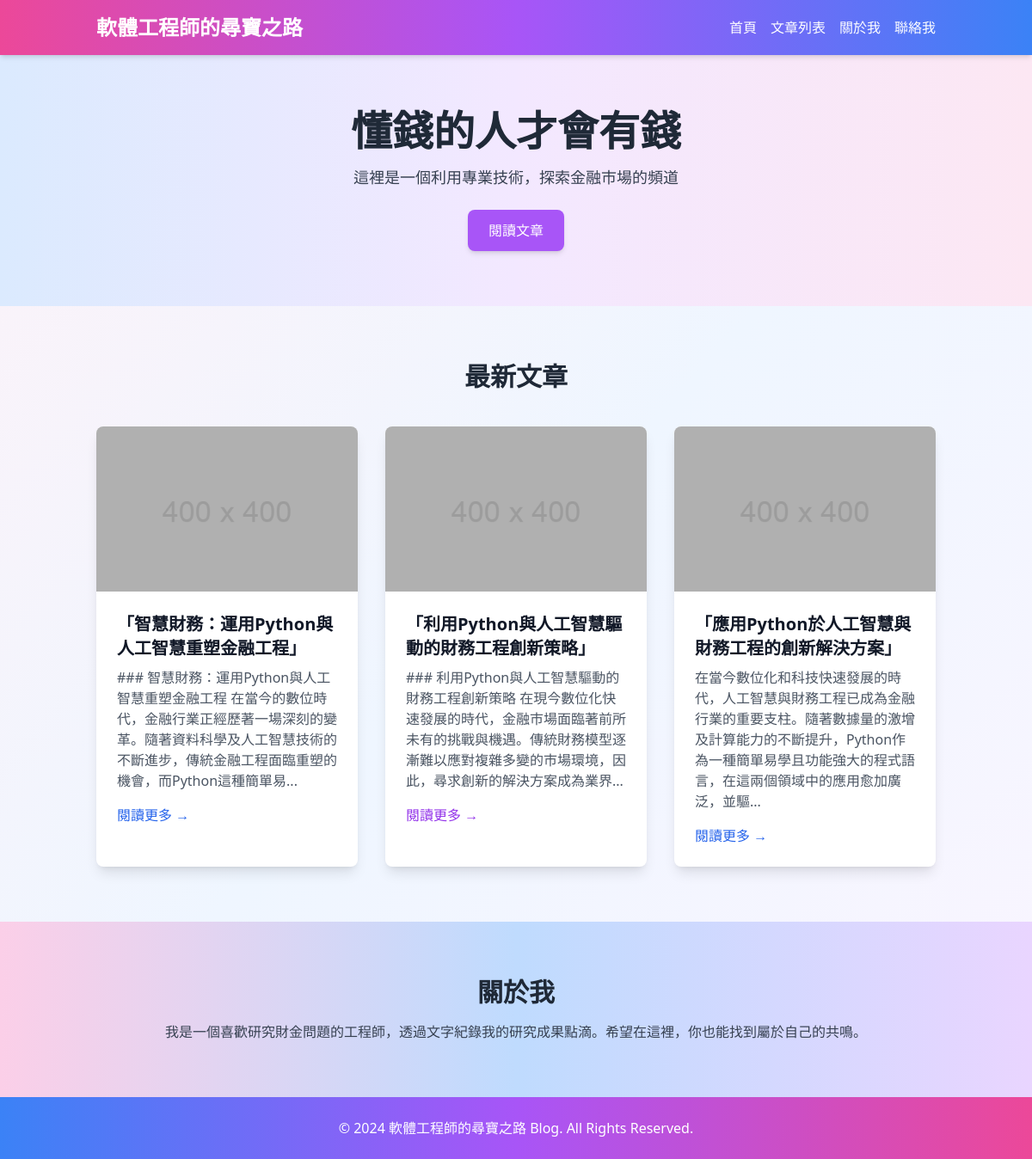
Before: / with the older database file.
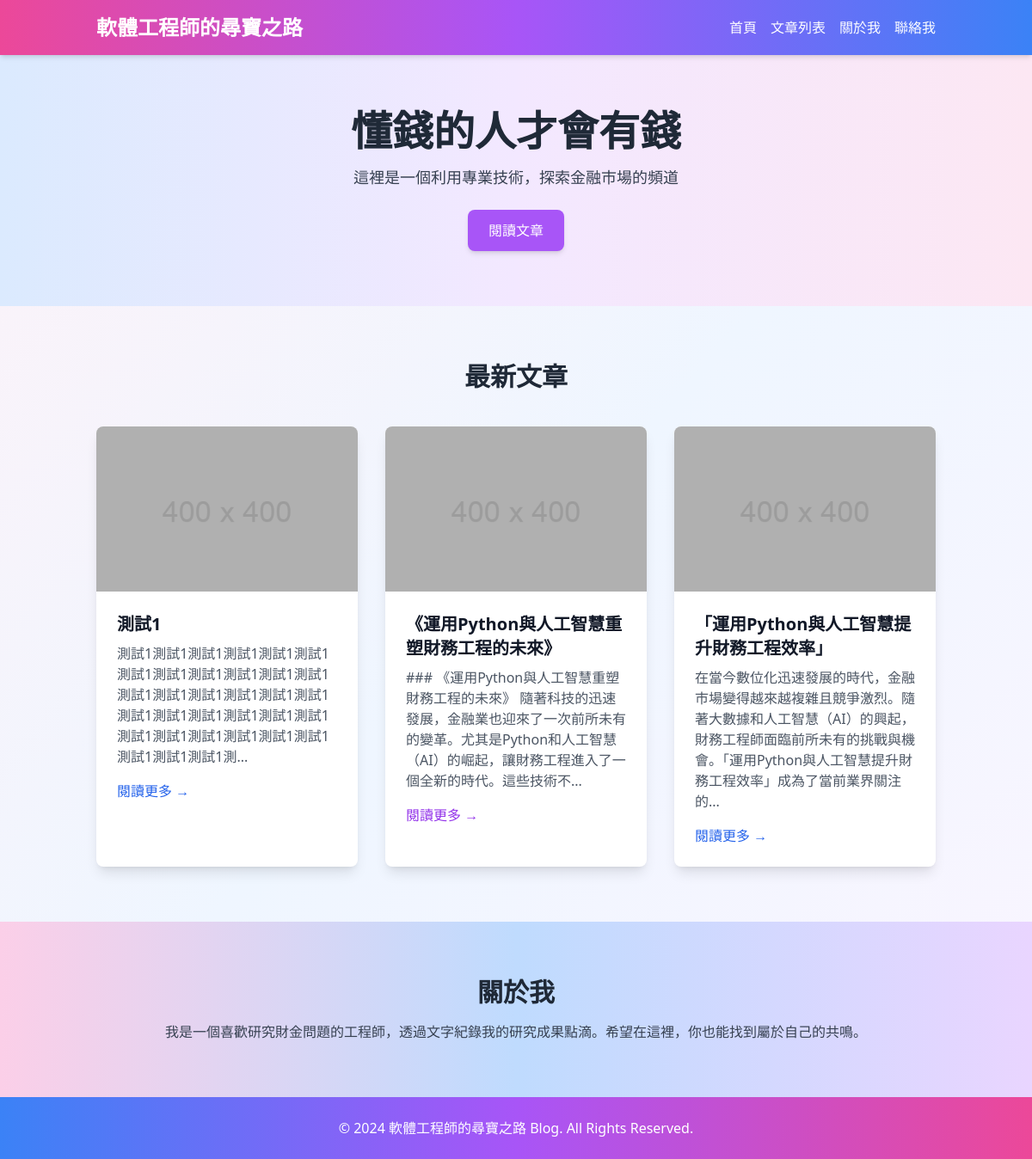
After: the same page with the newer database file.
### tables this page shows
CREATE TABLE articles (
            id INTEGER PRIMARY KEY AUTOINCREMENT,
            title TEXT NOT NULL,
            content TEXT NOT NULL
        );

### app.py (the view)
@app.route('/')
def index():
    db = SQLiteTool("my_blog.db")
    articles = db.execute_read_query("SELECT id,title,content FROM articles ORDER BY id DESC")
    db.close_connection()
    articles = list(articles)[:3]
    if len(articles) < 3:
        articles = [
            {
                "image": "B0B0B0.png",
                "title": "no article",
                "description": "no article",
                "link": "#",
                "link_color": random.choice(["purple", "blue", "pink"])
            },
                    {
                "image": "B0B0B0.png",
                "title": "no article",
                "description": "no article",
                "link": "#",
                "link_color": random.choice(["purple", "blue", "pink"])
            },
                    {
                "image": "B0B0B0.png",
                "title": "no article",
                "description": "no article",
                "link": "#",
                "link_color": random.choice(["purple", "blue", "pink"])
            }
        ]
    else:
        articles = [
            {
                "image": "B0B0B0.png",
                "title": article["title"],
                "description": article["content"][:100] + "...",
                "link": "/read_article/" + str(article["id"]),
                "link_color": random.choice(["purple", "blue", "pink"])
            }
            for article in articles
        ]
    return render_template("index.html", articles=articles)

### sqlitetool.py (called while the page is built)
    def execute_read_query(self, query, params=None):
        cursor = self.connection.cursor()
        try:
            if params:
                cursor.execute(query, params)
            else:
                cursor.execute(query)
            result = cursor.fetchall()
            column_names = [description[0] for description in cursor.description]
            json_objects = []
            for row in result:
                json_object = dict(zip(column_names, row))
                json_objects.append(json_object)
            return json_objects
        except Error as e:
            print(f"查詢失敗: {e}")
            return None

    def close_connection(self):
        if self.connection:
            self.connection.close()
            print("資料庫連接已關閉")

### templates/index.html (shortened to what this page needs)
<!DOCTYPE html>
<html lang="en">
<head>
  <script src="https://cdn.tailwindcss.com"></script>
</head>
<body class="bg-gradient-to-br from-pink-50 via-blue-50 to-purple-50 text-gray-800 font-sans">
  <header class="bg-gradient-to-r from-pink-500 via-purple-500 to-blue-500 text-white shadow-md sticky top-0 z-10">
    <div class="container mx-auto flex items-center justify-between py-4 px-6">
      <h1 class="text-2xl font-bold">軟體工程師的尋寶之路</h1>
      <nav class="space-x-4 hidden md:flex">
        <a href="/" class="hover:underline">首頁</a>
        <a href="/list_article/1" class="hover:underline">文章列表</a>
        <a href="/about" class="hover:underline">關於我</a>
        <a href="/contact" class="hover:underline">聯絡我</a>
      </nav>
    </div>
  </header>
  <section class="bg-gradient-to-r from-blue-100 via-purple-100 to-pink-100 py-16">
    <div class="container mx-auto text-center px-6">
      <h2 class="text-4xl md:text-5xl font-bold text-gray-800 leading-tight">懂錢的人才會有錢</h2>
      <p class="mt-4 text-gray-700 text-lg">這裡是一個利用專業技術，探索金融市場的頻道</p>
      <a href="/list_article" class="mt-6 inline-block bg-purple-500 text-white px-6 py-3 rounded-lg shadow-md hover:bg-purple-600 transition">閱讀文章</a>
    </div>
  </section>
  <section id="articles" class="py-16">
    <div class="container mx-auto px-6">
      <h3 class="text-3xl font-bold text-gray-800 text-center">最新文章</h3>
      <div class="grid grid-cols-1 md:grid-cols-2 lg:grid-cols-3 gap-8 mt-10">
        {% for article in articles %}
        <div class="bg-white shadow-lg rounded-lg overflow-hidden hover:scale-105 transform transition">
          <img src="{{ url_for('static', filename=article.image) }}" alt="文章圖片" class="w-full h-48 object-cover">
          <div class="p-6">
            <h4 class="text-xl font-bold text-gray-900">{{ article.title }}</h4>
            <p class="mt-2 text-gray-600">{{ article.description }}</p>
            <a href="{{ article.link }}" class="mt-4 inline-block text-{{ article.link_color }}-600 hover:text-{{ article.link_color }}-800">閱讀更多 →</a>
          </div>
        </div>
        {% endfor %}
      </div>
    </div>
  </section>
  <section id="about" class="bg-gradient-to-r from-pink-200 via-blue-200 to-purple-200 py-16">
    <div class="container mx-auto text-center px-6">
      <h3 class="text-3xl font-bold text-gray-800">關於我</h3>
      <p class="mt-4 text-gray-700">我是一個喜歡研究財金問題的工程師，透過文字紀錄我的研究成果點滴。希望在這裡，你也能找到屬於自己的共鳴。</p>
    </div>
  </section>
  <footer class="bg-gradient-to-r from-blue-500 via-purple-500 to-pink-500 text-white py-6">
    <div class="container mx-auto text-center px-6">
      <p>© 2024 軟體工程師的尋寶之路 Blog. All Rights Reserved.</p>
    </div>
  </footer>
</body>
</html>

Changed rows visible on the page:
removed articles: title "「智慧財務：運用Python與人工智慧重塑金融工程」", description "### 智慧財務：運用Python與人工智慧重塑金融工程 在當今的數位時代，金融行業正經歷著一場深刻的變革。隨著資料科學及人工智慧技術的不斷進步，傳統金融工程面臨重塑的機會，而Python這種簡單易..."
removed articles: title "「利用Python與人工智慧驅動的財務工程創新策略」", description "### 利用Python與人工智慧驅動的財務工程創新策略 在現今數位化快速發展的時代，金融市場面臨著前所未有的挑戰與機遇。傳統財務模型逐漸難以應對複雜多變的市場環境，因此，尋求創新的解決方案成為業界..."
removed articles: title "「應用Python於人工智慧與財務工程的創新解決方案」", description "在當今數位化和科技快速發展的時代，人工智慧與財務工程已成為金融行業的重要支柱。隨著數據量的激增及計算能力的不斷提升，Python作為一種簡單易學且功能強大的程式語言，在這兩個領域中的應用愈加廣泛，並驅..."
added articles: title "測試1", description "測試1測試1測試1測試1測試1測試1測試1測試1測試1測試1測試1測試1測試1測試1測試1測試1測試1測試1測試1測試1測試1測試1測試1測試1測試1測試1測試1測試1測試1測試1測試1測試1測試1測..."
added articles: title "《運用Python與人工智慧重塑財務工程的未來》", description "### 《運用Python與人工智慧重塑財務工程的未來》 隨著科技的迅速發展，金融業也迎來了一次前所未有的變革。尤其是Python和人工智慧（AI）的崛起，讓財務工程進入了一個全新的時代。這些技術不..."
added articles: title "「運用Python與人工智慧提升財務工程效率」", description "在當今數位化迅速發展的時代，金融市場變得越來越複雜且競爭激烈。隨著大數據和人工智慧（AI）的興起，財務工程師面臨前所未有的挑戰與機會。「運用Python與人工智慧提升財務工程效率」成為了當前業界關注的..."
